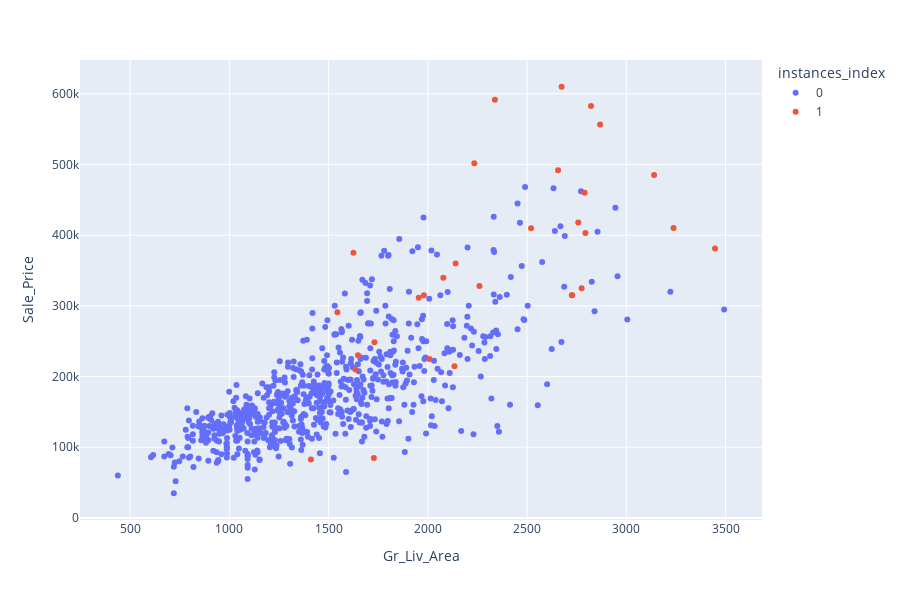
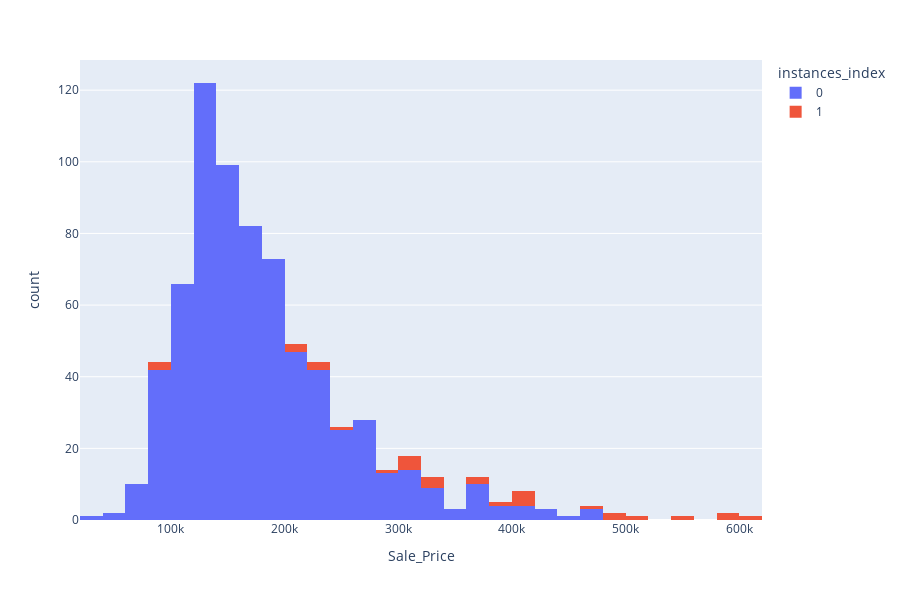

Notebook code for these charts, in order:
### Code cell
instances=extract_instances(25000,"First Tuned RandomForest", 2)

### Figure 1 — Plotly figure (JSON) as saved in the notebook; plotly's stock layout.template omitted (floating-point values rounded to 4 significant figures; data arrays with more than 128 entries replaced by an {"elided": "..."} marker saying what was removed)
{"data": [{"customdata": {"elided": "703x1 float values"}, "hovertemplate": "<b>%{hovertext}</b><br><br>instances_index=0<br>Gr_Liv_Area=%{x}<br>Sale_Price=%{y}<br>First Tuned RandomForest=%{customdata[0]}<extra></extra>", "hovertext": {"elided": "703 int values"}, "legendgroup": "0", "marker": {"color": "#636efa", "symbol": "circle"}, "mode": "markers", "name": "0", "orientation": "v", "showlegend": true, "type": "scatter", "x": {"elided": "703 int values"}, "xaxis": "x", "y": {"elided": "703 int values"}, "yaxis": "y"}, {"customdata": [[388000.0], [254200.0], [299100.0], [242700.0], [156700.0], [149600.0], [195900.0], [515600.0], [401000.0], [252400.0], [429800.0], [363400.0], [201800.0], [349300.0], [344700.0], [288400.0], [461700.0], [168300.0], [249300.0], [397500.0], [426200.0], [270900.0], [302400.0], [426000.0], [236100.0], [358300.0], [438400.0], [173800.0], [264700.0], [155900.0]], "hovertemplate": "<b>%{hovertext}</b><br><br>instances_index=1<br>Gr_Liv_Area=%{x}<br>Sale_Price=%{y}<br>First Tuned RandomForest=%{customdata[0]}<extra></extra>", "hovertext": [2379, 229, 945, 2219, 748, 126, 2480, 433, 434, 1321, 423, 1701, 1539, 437, 496, 1127, 1638, 373, 2231, 1060, 1692, 1538, 2100, 2333, 40, 66, 367, 2735, 2246, 2009], "legendgroup": "1", "marker": {"color": "#EF553B", "symbol": "circle"}, "mode": "markers", "name": "1", "orientation": "v", "showlegend": true, "type": "scatter", "x": [1980, 2260, 1648, 2727, 2134, 1728, 1731, 2674, 2822, 2775, 3140, 2758, 1954, 2520, 2794, 2078, 2338, 1411, 2726, 2790, 2656, 3447, 2140, 2868, 1544, 3238, 2234, 2008, 1625, 1635], "xaxis": "x", "y": [315000, 328000, 230000, 315000, 214500, 84900, 248500, 610000, 582933, 325000, 485000, 418000, 311500, 409900, 403000, 339750, 591587, 82500, 315000, 460000, 492000, 381000, 360000, 556581, 290941, 410000, 501837, 225000, 375000, 210000], "yaxis": "y"}], "layout": {"height": 600, "legend": {"title": {"text": "instances_index"}, "tracegroupgap": 0}, "margin": {"t": 60}, "xaxis": {"anchor": "y", "domain": [0, 1], "title": {"text": "Gr_Liv_Area"}}, "yaxis": {"anchor": "x", "domain": [0, 1], "title": {"text": "Sale_Price"}}}}

### Figure 2 — Plotly figure (JSON) as saved in the notebook; plotly's stock layout.template omitted (floating-point values rounded to 4 significant figures; data arrays with more than 128 entries replaced by an {"elided": "..."} marker saying what was removed)
{"data": [{"alignmentgroup": "True", "bingroup": "x", "hovertemplate": "instances_index=0<br>Sale_Price=%{x}<br>count=%{y}<extra></extra>", "legendgroup": "0", "marker": {"color": "#636efa", "pattern": {"shape": ""}}, "name": "0", "offsetgroup": "0", "orientation": "v", "showlegend": true, "type": "histogram", "x": {"elided": "703 int values"}, "xaxis": "x", "yaxis": "y"}, {"alignmentgroup": "True", "bingroup": "x", "hovertemplate": "instances_index=1<br>Sale_Price=%{x}<br>count=%{y}<extra></extra>", "legendgroup": "1", "marker": {"color": "#EF553B", "pattern": {"shape": ""}}, "name": "1", "offsetgroup": "1", "orientation": "v", "showlegend": true, "type": "histogram", "x": [315000, 328000, 230000, 315000, 214500, 84900, 248500, 610000, 582933, 325000, 485000, 418000, 311500, 409900, 403000, 339750, 591587, 82500, 315000, 460000, 492000, 381000, 360000, 556581, 290941, 410000, 501837, 225000, 375000, 210000], "xaxis": "x", "yaxis": "y"}], "layout": {"barmode": "relative", "height": 600, "legend": {"title": {"text": "instances_index"}, "tracegroupgap": 0}, "margin": {"t": 60}, "xaxis": {"anchor": "y", "domain": [0, 1], "title": {"text": "Sale_Price"}}, "yaxis": {"anchor": "x", "domain": [0, 1], "title": {"text": "count"}}}}
